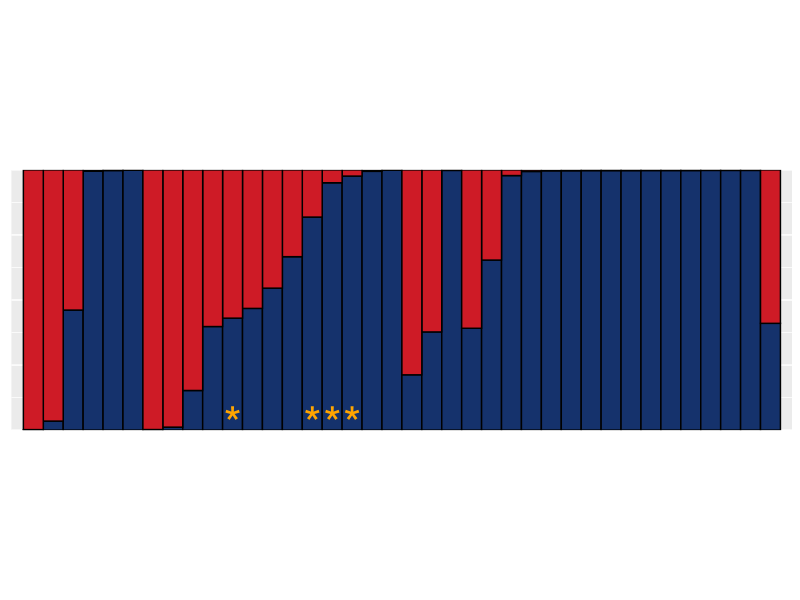

This figure's R source:
# This code corresponds to Fig S13 in Alexander et al.
# It creates Fig. S3 (grouping, displaying, and contrasting STRUCTURE 
# assignments between birds of different song types) in the main manuscript 
# of Alexander et al.

# 1. Loading required library
library(tidyverse)

# 2. Setwd
setwd("chickadee/output/")

# 3. Reading in data (tab delimited), dropping last blank row and filtering for samples where song data available
temp <- read_tsv("../data/S2.txt")
temp <- temp[1:165,]
temp <- temp %>% filter(!is.na(Song_summary))  %>% arrange(desc(BC_genetic_cluster_assignment)) %>% arrange(Song_summary)

# 4. Expanding dataset into "long" format 
longtemp <- gather(temp,cluster_assignment,assignment_value,c(BC_genetic_cluster_assignment,CC_genetic_cluster_assignment)) %>% arrange(assignment_value) %>% arrange(desc(cluster_assignment)) %>% arrange(Song_summary)

# 5. Creating structure plot based on "long" format and annotating Appleton City samples
# Saving as 1000 pixels wide, preserving aspect ratio as FigS5.png (in output folder)
ggplot(longtemp, aes(fill=cluster_assignment,y=assignment_value,x=factor(longtemp$Catalog_number,levels=as.numeric(temp$Catalog_number)))) +
  geom_bar(stat="identity",color="black",width=1) + theme (legend.position="none", axis.text = element_blank(),axis.title=element_blank(), axis.ticks = element_blank()) + scale_y_continuous(limits=c(0,1),expand = c(0, 0)) +
  theme(aspect.ratio = 1/3) +
  scale_x_discrete(limits=temp$Catalog_number) +
  scale_fill_manual(values = (c("#CE1B26","#15326C"))) +
  annotate("text",x=as.character(as.matrix(temp %>% filter(str_detect(Specific_locality,"Appleton City")) %>% select(Catalog_number))),y=0.025,label="*",color="orange",size=12)

# 6. Extracting information for doing t-tests etc
# Mean and SD for black-capped genetic for black-capped singing birds
temp %>% filter(Song_summary=="PUREBC") %>% group_by(Song_summary) %>% summarise(mean(BC_genetic_cluster_assignment),sd(BC_genetic_cluster_assignment))

# Mean and SD for Carolina genetic for Carolina singing birds
temp %>% filter(Song_summary=="PURECC") %>% group_by(Song_summary) %>% summarise(mean(CC_genetic_cluster_assignment),sd(CC_genetic_cluster_assignment))

# t.test
t.test((as.numeric(as.matrix(temp %>% filter(Song_summary=="PUREBC") %>% select(BC_genetic_cluster_assignment)))),(as.numeric(as.matrix(temp %>% filter(Song_summary=="PURECC") %>% select(CC_genetic_cluster_assignment)))))
